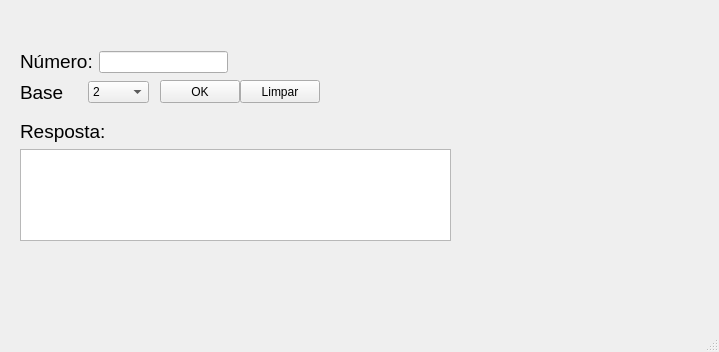
<?xml version="1.0" encoding="UTF-8"?>
<ui version="4.0">
 <class>MainWindow</class>
 <widget class="QMainWindow" name="MainWindow">
  <property name="geometry">
   <rect>
    <x>0</x>
    <y>0</y>
    <width>719</width>
    <height>352</height>
   </rect>
  </property>
  <property name="windowTitle">
   <string>Sistema Mudar Base</string>
  </property>
  <widget class="QWidget" name="centralwidget">
   <widget class="QLabel" name="label_4">
    <property name="geometry">
     <rect>
      <x>510</x>
      <y>10</y>
      <width>191</width>
      <height>161</height>
     </rect>
    </property>
    <property name="text">
     <string/>
    </property>
    <property name="pixmap">
     <pixmap>../Downloads/flamengo-urubu-nervosao-logo-688784B2DC-seeklogo.com.png</pixmap>
    </property>
    <property name="scaledContents">
     <bool>true</bool>
    </property>
   </widget>
   <widget class="QPushButton" name="pushButtonSelecionar">
    <property name="geometry">
     <rect>
      <x>160</x>
      <y>80</y>
      <width>80</width>
      <height>23</height>
     </rect>
    </property>
    <property name="text">
     <string>OK</string>
    </property>
   </widget>
   <widget class="QPushButton" name="pushButtonLimpar">
    <property name="geometry">
     <rect>
      <x>240</x>
      <y>80</y>
      <width>80</width>
      <height>23</height>
     </rect>
    </property>
    <property name="text">
     <string>Limpar</string>
    </property>
   </widget>
   <widget class="QWidget" name="layoutWidget">
    <property name="geometry">
     <rect>
      <x>20</x>
      <y>50</y>
      <width>208</width>
      <height>24</height>
     </rect>
    </property>
    <layout class="QHBoxLayout" name="horizontalLayout">
     <item>
      <widget class="QLabel" name="label">
       <property name="text">
        <string>&lt;html&gt;&lt;head/&gt;&lt;body&gt;&lt;p&gt;&lt;span style=&quot; font-size:14pt;&quot;&gt;Número:&lt;/span&gt;&lt;/p&gt;&lt;/body&gt;&lt;/html&gt;</string>
       </property>
      </widget>
     </item>
     <item>
      <widget class="QLineEdit" name="lineEditNumero"/>
     </item>
    </layout>
   </widget>
   <widget class="QWidget" name="layoutWidget">
    <property name="geometry">
     <rect>
      <x>20</x>
      <y>80</y>
      <width>129</width>
      <height>25</height>
     </rect>
    </property>
    <layout class="QHBoxLayout" name="horizontalLayout_2">
     <item>
      <widget class="QLabel" name="label_2">
       <property name="text">
        <string>&lt;html&gt;&lt;head/&gt;&lt;body&gt;&lt;p&gt;&lt;span style=&quot; font-size:14pt;&quot;&gt;Base&lt;/span&gt;&lt;/p&gt;&lt;/body&gt;&lt;/html&gt;</string>
       </property>
      </widget>
     </item>
     <item>
      <widget class="QComboBox" name="comboBox">
       <item>
        <property name="text">
         <string>2</string>
        </property>
       </item>
       <item>
        <property name="text">
         <string>8</string>
        </property>
       </item>
       <item>
        <property name="text">
         <string>16</string>
        </property>
       </item>
      </widget>
     </item>
    </layout>
   </widget>
   <widget class="QWidget" name="layoutWidget">
    <property name="geometry">
     <rect>
      <x>20</x>
      <y>120</y>
      <width>431</width>
      <height>121</height>
     </rect>
    </property>
    <layout class="QGridLayout" name="gridLayout">
     <item row="1" column="0">
      <widget class="QTextEdit" name="textEditResposta">
       <property name="readOnly">
        <bool>true</bool>
       </property>
      </widget>
     </item>
     <item row="0" column="0">
      <widget class="QLabel" name="label_3">
       <property name="text">
        <string>&lt;html&gt;&lt;head/&gt;&lt;body&gt;&lt;p&gt;&lt;span style=&quot; font-size:14pt;&quot;&gt;Resposta:&lt;/span&gt;&lt;/p&gt;&lt;/body&gt;&lt;/html&gt;</string>
       </property>
      </widget>
     </item>
    </layout>
   </widget>
   <widget class="QLabel" name="label_5">
    <property name="geometry">
     <rect>
      <x>470</x>
      <y>20</y>
      <width>241</width>
      <height>241</height>
     </rect>
    </property>
    <property name="text">
     <string/>
    </property>
    <property name="pixmap">
     <pixmap>../../flamengo-urubu-nervosao-logo-688784B2DC-seeklogo.com.png</pixmap>
    </property>
    <property name="scaledContents">
     <bool>true</bool>
    </property>
   </widget>
  </widget>
  <widget class="QMenuBar" name="menubar">
   <property name="geometry">
    <rect>
     <x>0</x>
     <y>0</y>
     <width>719</width>
     <height>20</height>
    </rect>
   </property>
  </widget>
  <widget class="QStatusBar" name="statusbar"/>
 </widget>
 <resources/>
 <connections/>
</ui>
